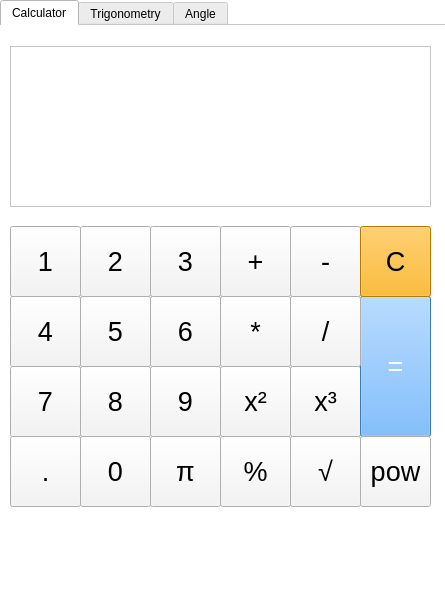
<?xml version="1.0" encoding="UTF-8"?>
<ui version="4.0">
 <class>MainWindow</class>
 <widget class="QMainWindow" name="MainWindow">
  <property name="enabled">
   <bool>true</bool>
  </property>
  <property name="geometry">
   <rect>
    <x>0</x>
    <y>0</y>
    <width>445</width>
    <height>600</height>
   </rect>
  </property>
  <property name="sizePolicy">
   <sizepolicy hsizetype="Fixed" vsizetype="Fixed">
    <horstretch>0</horstretch>
    <verstretch>0</verstretch>
   </sizepolicy>
  </property>
  <property name="minimumSize">
   <size>
    <width>445</width>
    <height>600</height>
   </size>
  </property>
  <property name="maximumSize">
   <size>
    <width>445</width>
    <height>600</height>
   </size>
  </property>
  <property name="windowTitle">
   <string>Calc</string>
  </property>
  <property name="windowIcon">
   <iconset>
    <normaloff>../build-letsgo-Desktop_Qt_6_3_1_MinGW_64_bit-Release/release/logoalc.PNG</normaloff>../build-letsgo-Desktop_Qt_6_3_1_MinGW_64_bit-Release/release/logoalc.PNG</iconset>
  </property>
  <property name="styleSheet">
   <string notr="true">background-color: rgb(255, 255, 255);</string>
  </property>
  <widget class="QWidget" name="centralwidget">
   <widget class="QTabWidget" name="tabWidget">
    <property name="geometry">
     <rect>
      <x>0</x>
      <y>0</y>
      <width>471</width>
      <height>661</height>
     </rect>
    </property>
    <property name="currentIndex">
     <number>0</number>
    </property>
    <property name="usesScrollButtons">
     <bool>true</bool>
    </property>
    <property name="documentMode">
     <bool>true</bool>
    </property>
    <widget class="QWidget" name="tab_3">
     <attribute name="title">
      <string>Calculator</string>
     </attribute>
     <widget class="QPushButton" name="pushButton_18">
      <property name="geometry">
       <rect>
        <x>290</x>
        <y>340</y>
        <width>71</width>
        <height>71</height>
       </rect>
      </property>
      <property name="font">
       <font>
        <pointsize>20</pointsize>
       </font>
      </property>
      <property name="styleSheet">
       <string notr="true">color: rgb(0, 0, 0);
background-color: rgb(244, 244, 244);
border-color: rgb(255, 43, 0);</string>
      </property>
      <property name="text">
       <string>x³</string>
      </property>
     </widget>
     <widget class="QPushButton" name="pushButton_11">
      <property name="geometry">
       <rect>
        <x>220</x>
        <y>200</y>
        <width>71</width>
        <height>71</height>
       </rect>
      </property>
      <property name="font">
       <font>
        <pointsize>20</pointsize>
       </font>
      </property>
      <property name="styleSheet">
       <string notr="true">color: rgb(0, 0, 0);
background-color: rgb(244, 244, 244);
border-color: rgb(255, 43, 0);</string>
      </property>
      <property name="text">
       <string>+</string>
      </property>
     </widget>
     <widget class="QPushButton" name="pushButton_21">
      <property name="geometry">
       <rect>
        <x>220</x>
        <y>410</y>
        <width>71</width>
        <height>71</height>
       </rect>
      </property>
      <property name="font">
       <font>
        <pointsize>20</pointsize>
       </font>
      </property>
      <property name="styleSheet">
       <string notr="true">color: rgb(0, 0, 0);
background-color: rgb(244, 244, 244);
border-color: rgb(255, 43, 0);</string>
      </property>
      <property name="text">
       <string>%</string>
      </property>
     </widget>
     <widget class="QPushButton" name="pushButton_12">
      <property name="geometry">
       <rect>
        <x>80</x>
        <y>410</y>
        <width>71</width>
        <height>71</height>
       </rect>
      </property>
      <property name="font">
       <font>
        <pointsize>20</pointsize>
       </font>
      </property>
      <property name="styleSheet">
       <string notr="true">color: rgb(0, 0, 0);
background-color: rgb(244, 244, 244);
border-color: rgb(255, 43, 0);</string>
      </property>
      <property name="text">
       <string>0</string>
      </property>
     </widget>
     <widget class="QPushButton" name="pushButton_5">
      <property name="geometry">
       <rect>
        <x>80</x>
        <y>340</y>
        <width>71</width>
        <height>71</height>
       </rect>
      </property>
      <property name="font">
       <font>
        <pointsize>20</pointsize>
       </font>
      </property>
      <property name="styleSheet">
       <string notr="true">color: rgb(0, 0, 0);
background-color: rgb(244, 244, 244);
border-color: rgb(255, 43, 0);</string>
      </property>
      <property name="text">
       <string>8</string>
      </property>
     </widget>
     <widget class="QPushButton" name="pushButton_8">
      <property name="geometry">
       <rect>
        <x>10</x>
        <y>340</y>
        <width>71</width>
        <height>71</height>
       </rect>
      </property>
      <property name="font">
       <font>
        <pointsize>20</pointsize>
       </font>
      </property>
      <property name="styleSheet">
       <string notr="true">color: rgb(0, 0, 0);
background-color: rgb(244, 244, 244);
border-color: rgb(255, 43, 0);</string>
      </property>
      <property name="text">
       <string>7</string>
      </property>
     </widget>
     <widget class="QPushButton" name="pushButton_19">
      <property name="geometry">
       <rect>
        <x>290</x>
        <y>410</y>
        <width>71</width>
        <height>71</height>
       </rect>
      </property>
      <property name="font">
       <font>
        <pointsize>20</pointsize>
       </font>
      </property>
      <property name="styleSheet">
       <string notr="true">color: rgb(0, 0, 0);
background-color: rgb(244, 244, 244);
border-color: rgb(255, 43, 0);</string>
      </property>
      <property name="text">
       <string>√</string>
      </property>
     </widget>
     <widget class="QPushButton" name="pushButton_2">
      <property name="geometry">
       <rect>
        <x>80</x>
        <y>200</y>
        <width>71</width>
        <height>71</height>
       </rect>
      </property>
      <property name="font">
       <font>
        <pointsize>20</pointsize>
       </font>
      </property>
      <property name="styleSheet">
       <string notr="true">color: rgb(0, 0, 0);
background-color: rgb(244, 244, 244);
border-color: rgb(255, 43, 0);</string>
      </property>
      <property name="text">
       <string>2</string>
      </property>
     </widget>
     <widget class="QPushButton" name="pushButton_17">
      <property name="geometry">
       <rect>
        <x>220</x>
        <y>340</y>
        <width>71</width>
        <height>71</height>
       </rect>
      </property>
      <property name="font">
       <font>
        <pointsize>20</pointsize>
       </font>
      </property>
      <property name="styleSheet">
       <string notr="true">color: rgb(0, 0, 0);
background-color: rgb(244, 244, 244);
border-color: rgb(255, 43, 0);</string>
      </property>
      <property name="text">
       <string>x²</string>
      </property>
     </widget>
     <widget class="QPushButton" name="pushButton">
      <property name="geometry">
       <rect>
        <x>10</x>
        <y>200</y>
        <width>71</width>
        <height>71</height>
       </rect>
      </property>
      <property name="font">
       <font>
        <pointsize>20</pointsize>
       </font>
      </property>
      <property name="styleSheet">
       <string notr="true">color: rgb(0, 0, 0);
background-color: rgb(244, 244, 244);
border-color: rgb(255, 43, 0);</string>
      </property>
      <property name="text">
       <string>1</string>
      </property>
     </widget>
     <widget class="QPushButton" name="pushButton_9">
      <property name="geometry">
       <rect>
        <x>290</x>
        <y>200</y>
        <width>71</width>
        <height>71</height>
       </rect>
      </property>
      <property name="font">
       <font>
        <pointsize>20</pointsize>
       </font>
      </property>
      <property name="styleSheet">
       <string notr="true">color: rgb(0, 0, 0);
background-color: rgb(244, 244, 244);
border-color: rgb(255, 43, 0);</string>
      </property>
      <property name="text">
       <string>-</string>
      </property>
     </widget>
     <widget class="QPushButton" name="pushButton_10">
      <property name="geometry">
       <rect>
        <x>150</x>
        <y>340</y>
        <width>71</width>
        <height>71</height>
       </rect>
      </property>
      <property name="font">
       <font>
        <pointsize>20</pointsize>
       </font>
      </property>
      <property name="styleSheet">
       <string notr="true">color: rgb(0, 0, 0);
background-color: rgb(244, 244, 244);
border-color: rgb(255, 43, 0);</string>
      </property>
      <property name="text">
       <string>9</string>
      </property>
     </widget>
     <widget class="QPushButton" name="pushButton_15">
      <property name="geometry">
       <rect>
        <x>360</x>
        <y>270</y>
        <width>71</width>
        <height>141</height>
       </rect>
      </property>
      <property name="font">
       <font>
        <pointsize>20</pointsize>
       </font>
      </property>
      <property name="styleSheet">
       <string notr="true">border-color: rgb(255, 43, 0);
color: rgb(255, 255, 255);
background-color: rgb(85, 170, 255);</string>
      </property>
      <property name="text">
       <string>=</string>
      </property>
     </widget>
     <widget class="QPushButton" name="pushButton_14">
      <property name="geometry">
       <rect>
        <x>220</x>
        <y>270</y>
        <width>71</width>
        <height>71</height>
       </rect>
      </property>
      <property name="font">
       <font>
        <pointsize>20</pointsize>
       </font>
      </property>
      <property name="styleSheet">
       <string notr="true">color: rgb(0, 0, 0);
background-color: rgb(244, 244, 244);
border-color: rgb(255, 43, 0);</string>
      </property>
      <property name="text">
       <string>*</string>
      </property>
     </widget>
     <widget class="QPushButton" name="pushButton_20">
      <property name="geometry">
       <rect>
        <x>10</x>
        <y>410</y>
        <width>71</width>
        <height>71</height>
       </rect>
      </property>
      <property name="font">
       <font>
        <pointsize>20</pointsize>
       </font>
      </property>
      <property name="styleSheet">
       <string notr="true">color: rgb(0, 0, 0);
background-color: rgb(244, 244, 244);
border-color: rgb(255, 43, 0);</string>
      </property>
      <property name="text">
       <string>.</string>
      </property>
     </widget>
     <widget class="QPushButton" name="pushButton_22">
      <property name="geometry">
       <rect>
        <x>150</x>
        <y>410</y>
        <width>71</width>
        <height>71</height>
       </rect>
      </property>
      <property name="font">
       <font>
        <pointsize>20</pointsize>
       </font>
      </property>
      <property name="styleSheet">
       <string notr="true">color: rgb(0, 0, 0);
background-color: rgb(244, 244, 244);
border-color: rgb(255, 43, 0);</string>
      </property>
      <property name="text">
       <string>π</string>
      </property>
     </widget>
     <widget class="QPushButton" name="pushButton_13">
      <property name="geometry">
       <rect>
        <x>290</x>
        <y>270</y>
        <width>71</width>
        <height>71</height>
       </rect>
      </property>
      <property name="font">
       <font>
        <pointsize>20</pointsize>
       </font>
      </property>
      <property name="styleSheet">
       <string notr="true">color: rgb(0, 0, 0);
background-color: rgb(244, 244, 244);
border-color: rgb(255, 43, 0);</string>
      </property>
      <property name="text">
       <string>/</string>
      </property>
     </widget>
     <widget class="QPushButton" name="pushButton_6">
      <property name="geometry">
       <rect>
        <x>80</x>
        <y>270</y>
        <width>71</width>
        <height>71</height>
       </rect>
      </property>
      <property name="font">
       <font>
        <pointsize>20</pointsize>
       </font>
      </property>
      <property name="styleSheet">
       <string notr="true">color: rgb(0, 0, 0);
background-color: rgb(244, 244, 244);
border-color: rgb(255, 43, 0);</string>
      </property>
      <property name="text">
       <string>5</string>
      </property>
     </widget>
     <widget class="QPushButton" name="pushButton_16">
      <property name="geometry">
       <rect>
        <x>360</x>
        <y>200</y>
        <width>71</width>
        <height>71</height>
       </rect>
      </property>
      <property name="font">
       <font>
        <pointsize>20</pointsize>
       </font>
      </property>
      <property name="styleSheet">
       <string notr="true">color: rgb(0, 0, 0);
border-color: rgb(255, 43, 0);
background-color: rgb(255, 170, 0);</string>
      </property>
      <property name="text">
       <string>C</string>
      </property>
     </widget>
     <widget class="QTextEdit" name="textEdit">
      <property name="geometry">
       <rect>
        <x>10</x>
        <y>20</y>
        <width>421</width>
        <height>161</height>
       </rect>
      </property>
      <property name="font">
       <font>
        <pointsize>26</pointsize>
       </font>
      </property>
      <property name="styleSheet">
       <string notr="true">background-color: rgb(255, 255, 255);
color: rgb(2, 2, 2);</string>
      </property>
     </widget>
     <widget class="QPushButton" name="pushButton_7">
      <property name="geometry">
       <rect>
        <x>150</x>
        <y>270</y>
        <width>71</width>
        <height>71</height>
       </rect>
      </property>
      <property name="font">
       <font>
        <pointsize>20</pointsize>
       </font>
      </property>
      <property name="styleSheet">
       <string notr="true">color: rgb(0, 0, 0);
background-color: rgb(244, 244, 244);
border-color: rgb(255, 43, 0);</string>
      </property>
      <property name="text">
       <string>6</string>
      </property>
     </widget>
     <widget class="QPushButton" name="pushButton_4">
      <property name="geometry">
       <rect>
        <x>10</x>
        <y>270</y>
        <width>71</width>
        <height>71</height>
       </rect>
      </property>
      <property name="font">
       <font>
        <pointsize>20</pointsize>
       </font>
      </property>
      <property name="styleSheet">
       <string notr="true">color: rgb(0, 0, 0);
background-color: rgb(244, 244, 244);
border-color: rgb(255, 43, 0);</string>
      </property>
      <property name="text">
       <string>4</string>
      </property>
     </widget>
     <widget class="QPushButton" name="pushButton_3">
      <property name="geometry">
       <rect>
        <x>150</x>
        <y>200</y>
        <width>71</width>
        <height>71</height>
       </rect>
      </property>
      <property name="font">
       <font>
        <pointsize>20</pointsize>
       </font>
      </property>
      <property name="styleSheet">
       <string notr="true">color: rgb(0, 0, 0);
background-color: rgb(244, 244, 244);
border-color: rgb(255, 43, 0);</string>
      </property>
      <property name="text">
       <string>3</string>
      </property>
     </widget>
     <widget class="QPushButton" name="pushButton_26">
      <property name="geometry">
       <rect>
        <x>360</x>
        <y>410</y>
        <width>71</width>
        <height>71</height>
       </rect>
      </property>
      <property name="font">
       <font>
        <pointsize>20</pointsize>
       </font>
      </property>
      <property name="styleSheet">
       <string notr="true">color: rgb(0, 0, 0);
background-color: rgb(244, 244, 244);
border-color: rgb(255, 43, 0);</string>
      </property>
      <property name="text">
       <string>pow</string>
      </property>
     </widget>
    </widget>
    <widget class="QWidget" name="tab_4">
     <attribute name="title">
      <string>Trigonometry</string>
     </attribute>
     <widget class="QTextEdit" name="textEdit_2">
      <property name="geometry">
       <rect>
        <x>10</x>
        <y>10</y>
        <width>421</width>
        <height>161</height>
       </rect>
      </property>
      <property name="font">
       <font>
        <pointsize>26</pointsize>
       </font>
      </property>
      <property name="styleSheet">
       <string notr="true">color: rgb(0, 0, 0);</string>
      </property>
     </widget>
     <widget class="QPushButton" name="pushButton_23">
      <property name="geometry">
       <rect>
        <x>220</x>
        <y>260</y>
        <width>211</width>
        <height>71</height>
       </rect>
      </property>
      <property name="font">
       <font>
        <family>Segoe UI</family>
        <pointsize>20</pointsize>
        <italic>false</italic>
       </font>
      </property>
      <property name="styleSheet">
       <string notr="true">color: rgb(0, 0, 0);
background-color: rgb(244, 244, 244);
border-color: rgb(255, 43, 0);</string>
      </property>
      <property name="text">
       <string>sin(rad)</string>
      </property>
     </widget>
     <widget class="QPushButton" name="pushButton_24">
      <property name="geometry">
       <rect>
        <x>220</x>
        <y>400</y>
        <width>211</width>
        <height>71</height>
       </rect>
      </property>
      <property name="font">
       <font>
        <family>Segoe UI</family>
        <pointsize>20</pointsize>
        <italic>false</italic>
       </font>
      </property>
      <property name="styleSheet">
       <string notr="true">color: rgb(0, 0, 0);
background-color: rgb(244, 244, 244);
border-color: rgb(255, 43, 0);</string>
      </property>
      <property name="text">
       <string>cos(rad)</string>
      </property>
     </widget>
     <widget class="QPushButton" name="pushButton_25">
      <property name="geometry">
       <rect>
        <x>220</x>
        <y>470</y>
        <width>211</width>
        <height>71</height>
       </rect>
      </property>
      <property name="font">
       <font>
        <family>Segoe UI</family>
        <pointsize>20</pointsize>
        <italic>false</italic>
       </font>
      </property>
      <property name="styleSheet">
       <string notr="true">color: rgb(0, 0, 0);
background-color: rgb(244, 244, 244);
border-color: rgb(255, 43, 0);</string>
      </property>
      <property name="text">
       <string>tan(rad)</string>
      </property>
     </widget>
     <widget class="QPushButton" name="pushButton_27">
      <property name="geometry">
       <rect>
        <x>220</x>
        <y>190</y>
        <width>211</width>
        <height>71</height>
       </rect>
      </property>
      <property name="font">
       <font>
        <family>Segoe UI</family>
        <pointsize>20</pointsize>
        <italic>false</italic>
       </font>
      </property>
      <property name="styleSheet">
       <string notr="true">color: rgb(0, 0, 0);
background-color: rgb(244, 244, 244);
border-color: rgb(255, 43, 0);</string>
      </property>
      <property name="text">
       <string>cosec(rad)</string>
      </property>
     </widget>
     <widget class="QPushButton" name="pushButton_28">
      <property name="geometry">
       <rect>
        <x>80</x>
        <y>470</y>
        <width>141</width>
        <height>71</height>
       </rect>
      </property>
      <property name="font">
       <font>
        <family>Segoe UI</family>
        <pointsize>20</pointsize>
        <italic>false</italic>
       </font>
      </property>
      <property name="styleSheet">
       <string notr="true">color: rgb(0, 0, 0);
background-color: rgb(244, 244, 244);
border-color: rgb(255, 43, 0);</string>
      </property>
      <property name="text">
       <string>cot(rad)</string>
      </property>
     </widget>
     <widget class="QPushButton" name="pushButton_29">
      <property name="geometry">
       <rect>
        <x>220</x>
        <y>330</y>
        <width>211</width>
        <height>71</height>
       </rect>
      </property>
      <property name="font">
       <font>
        <family>Segoe UI</family>
        <pointsize>20</pointsize>
        <italic>false</italic>
       </font>
      </property>
      <property name="styleSheet">
       <string notr="true">color: rgb(0, 0, 0);
background-color: rgb(244, 244, 244);
border-color: rgb(255, 43, 0);</string>
      </property>
      <property name="text">
       <string>sec(rad)</string>
      </property>
     </widget>
     <widget class="QPushButton" name="pushButton_59">
      <property name="geometry">
       <rect>
        <x>10</x>
        <y>260</y>
        <width>71</width>
        <height>71</height>
       </rect>
      </property>
      <property name="font">
       <font>
        <pointsize>20</pointsize>
       </font>
      </property>
      <property name="styleSheet">
       <string notr="true">color: rgb(0, 0, 0);
background-color: rgb(244, 244, 244);
border-color: rgb(255, 43, 0);</string>
      </property>
      <property name="text">
       <string>4</string>
      </property>
     </widget>
     <widget class="QPushButton" name="pushButton_60">
      <property name="geometry">
       <rect>
        <x>10</x>
        <y>330</y>
        <width>71</width>
        <height>71</height>
       </rect>
      </property>
      <property name="font">
       <font>
        <pointsize>20</pointsize>
       </font>
      </property>
      <property name="styleSheet">
       <string notr="true">color: rgb(0, 0, 0);
background-color: rgb(244, 244, 244);
border-color: rgb(255, 43, 0);</string>
      </property>
      <property name="text">
       <string>7</string>
      </property>
     </widget>
     <widget class="QPushButton" name="pushButton_61">
      <property name="geometry">
       <rect>
        <x>150</x>
        <y>190</y>
        <width>71</width>
        <height>71</height>
       </rect>
      </property>
      <property name="font">
       <font>
        <pointsize>20</pointsize>
       </font>
      </property>
      <property name="styleSheet">
       <string notr="true">color: rgb(0, 0, 0);
background-color: rgb(244, 244, 244);
border-color: rgb(255, 43, 0);</string>
      </property>
      <property name="text">
       <string>3</string>
      </property>
     </widget>
     <widget class="QPushButton" name="pushButton_62">
      <property name="geometry">
       <rect>
        <x>80</x>
        <y>190</y>
        <width>71</width>
        <height>71</height>
       </rect>
      </property>
      <property name="font">
       <font>
        <pointsize>20</pointsize>
       </font>
      </property>
      <property name="styleSheet">
       <string notr="true">color: rgb(0, 0, 0);
background-color: rgb(244, 244, 244);
border-color: rgb(255, 43, 0);</string>
      </property>
      <property name="text">
       <string>2</string>
      </property>
     </widget>
     <widget class="QPushButton" name="pushButton_63">
      <property name="geometry">
       <rect>
        <x>150</x>
        <y>260</y>
        <width>71</width>
        <height>71</height>
       </rect>
      </property>
      <property name="font">
       <font>
        <pointsize>20</pointsize>
       </font>
      </property>
      <property name="styleSheet">
       <string notr="true">color: rgb(0, 0, 0);
background-color: rgb(244, 244, 244);
border-color: rgb(255, 43, 0);</string>
      </property>
      <property name="text">
       <string>6</string>
      </property>
     </widget>
     <widget class="QPushButton" name="pushButton_64">
      <property name="geometry">
       <rect>
        <x>80</x>
        <y>400</y>
        <width>71</width>
        <height>71</height>
       </rect>
      </property>
      <property name="font">
       <font>
        <pointsize>20</pointsize>
       </font>
      </property>
      <property name="styleSheet">
       <string notr="true">color: rgb(0, 0, 0);
background-color: rgb(244, 244, 244);
border-color: rgb(255, 43, 0);</string>
      </property>
      <property name="text">
       <string>0</string>
      </property>
     </widget>
     <widget class="QPushButton" name="pushButton_67">
      <property name="geometry">
       <rect>
        <x>80</x>
        <y>330</y>
        <width>71</width>
        <height>71</height>
       </rect>
      </property>
      <property name="font">
       <font>
        <pointsize>20</pointsize>
       </font>
      </property>
      <property name="styleSheet">
       <string notr="true">color: rgb(0, 0, 0);
background-color: rgb(244, 244, 244);
border-color: rgb(255, 43, 0);</string>
      </property>
      <property name="text">
       <string>8</string>
      </property>
     </widget>
     <widget class="QPushButton" name="pushButton_68">
      <property name="geometry">
       <rect>
        <x>10</x>
        <y>190</y>
        <width>71</width>
        <height>71</height>
       </rect>
      </property>
      <property name="font">
       <font>
        <pointsize>20</pointsize>
       </font>
      </property>
      <property name="styleSheet">
       <string notr="true">color: rgb(0, 0, 0);
background-color: rgb(244, 244, 244);
border-color: rgb(255, 43, 0);</string>
      </property>
      <property name="text">
       <string>1</string>
      </property>
     </widget>
     <widget class="QPushButton" name="pushButton_69">
      <property name="geometry">
       <rect>
        <x>150</x>
        <y>330</y>
        <width>71</width>
        <height>71</height>
       </rect>
      </property>
      <property name="font">
       <font>
        <pointsize>20</pointsize>
       </font>
      </property>
      <property name="styleSheet">
       <string notr="true">color: rgb(0, 0, 0);
background-color: rgb(244, 244, 244);
border-color: rgb(255, 43, 0);</string>
      </property>
      <property name="text">
       <string>9</string>
      </property>
     </widget>
     <widget class="QPushButton" name="pushButton_70">
      <property name="geometry">
       <rect>
        <x>80</x>
        <y>260</y>
        <width>71</width>
        <height>71</height>
       </rect>
      </property>
      <property name="font">
       <font>
        <pointsize>20</pointsize>
       </font>
      </property>
      <property name="styleSheet">
       <string notr="true">color: rgb(0, 0, 0);
background-color: rgb(244, 244, 244);
border-color: rgb(255, 43, 0);</string>
      </property>
      <property name="text">
       <string>5</string>
      </property>
     </widget>
     <widget class="QPushButton" name="pushButton_71">
      <property name="geometry">
       <rect>
        <x>150</x>
        <y>400</y>
        <width>71</width>
        <height>71</height>
       </rect>
      </property>
      <property name="font">
       <font>
        <pointsize>20</pointsize>
       </font>
      </property>
      <property name="styleSheet">
       <string notr="true">color: rgb(0, 0, 0);
background-color: rgb(244, 244, 244);
border-color: rgb(255, 43, 0);</string>
      </property>
      <property name="text">
       <string>π</string>
      </property>
     </widget>
     <widget class="QPushButton" name="pushButton_72">
      <property name="geometry">
       <rect>
        <x>10</x>
        <y>400</y>
        <width>71</width>
        <height>141</height>
       </rect>
      </property>
      <property name="font">
       <font>
        <pointsize>20</pointsize>
       </font>
      </property>
      <property name="styleSheet">
       <string notr="true">color: rgb(0, 0, 0);
border-color: rgb(255, 43, 0);
background-color: rgb(255, 170, 0);</string>
      </property>
      <property name="text">
       <string>C</string>
      </property>
     </widget>
    </widget>
    <widget class="QWidget" name="tab">
     <attribute name="title">
      <string>Angle</string>
     </attribute>
     <widget class="QPushButton" name="pushButton_66">
      <property name="geometry">
       <rect>
        <x>10</x>
        <y>260</y>
        <width>141</width>
        <height>71</height>
       </rect>
      </property>
      <property name="font">
       <font>
        <pointsize>20</pointsize>
       </font>
      </property>
      <property name="styleSheet">
       <string notr="true">color: rgb(0, 0, 0);
background-color: rgb(244, 244, 244);
border-color: rgb(255, 43, 0);</string>
      </property>
      <property name="text">
       <string>4</string>
      </property>
     </widget>
     <widget class="QPushButton" name="pushButton_73">
      <property name="geometry">
       <rect>
        <x>150</x>
        <y>260</y>
        <width>141</width>
        <height>71</height>
       </rect>
      </property>
      <property name="font">
       <font>
        <pointsize>20</pointsize>
       </font>
      </property>
      <property name="styleSheet">
       <string notr="true">color: rgb(0, 0, 0);
background-color: rgb(244, 244, 244);
border-color: rgb(255, 43, 0);</string>
      </property>
      <property name="text">
       <string>5</string>
      </property>
     </widget>
     <widget class="QPushButton" name="pushButton_74">
      <property name="geometry">
       <rect>
        <x>290</x>
        <y>260</y>
        <width>141</width>
        <height>71</height>
       </rect>
      </property>
      <property name="font">
       <font>
        <pointsize>20</pointsize>
       </font>
      </property>
      <property name="styleSheet">
       <string notr="true">color: rgb(0, 0, 0);
background-color: rgb(244, 244, 244);
border-color: rgb(255, 43, 0);</string>
      </property>
      <property name="text">
       <string>6</string>
      </property>
     </widget>
     <widget class="QPushButton" name="pushButton_75">
      <property name="geometry">
       <rect>
        <x>290</x>
        <y>190</y>
        <width>141</width>
        <height>71</height>
       </rect>
      </property>
      <property name="font">
       <font>
        <pointsize>20</pointsize>
       </font>
      </property>
      <property name="styleSheet">
       <string notr="true">color: rgb(0, 0, 0);
background-color: rgb(244, 244, 244);
border-color: rgb(255, 43, 0);</string>
      </property>
      <property name="text">
       <string>3</string>
      </property>
     </widget>
     <widget class="QPushButton" name="pushButton_77">
      <property name="geometry">
       <rect>
        <x>10</x>
        <y>330</y>
        <width>141</width>
        <height>71</height>
       </rect>
      </property>
      <property name="font">
       <font>
        <pointsize>20</pointsize>
       </font>
      </property>
      <property name="styleSheet">
       <string notr="true">color: rgb(0, 0, 0);
background-color: rgb(244, 244, 244);
border-color: rgb(255, 43, 0);</string>
      </property>
      <property name="text">
       <string>7</string>
      </property>
     </widget>
     <widget class="QPushButton" name="pushButton_78">
      <property name="geometry">
       <rect>
        <x>10</x>
        <y>190</y>
        <width>141</width>
        <height>71</height>
       </rect>
      </property>
      <property name="font">
       <font>
        <pointsize>20</pointsize>
       </font>
      </property>
      <property name="styleSheet">
       <string notr="true">color: rgb(0, 0, 0);
background-color: rgb(244, 244, 244);
border-color: rgb(255, 43, 0);</string>
      </property>
      <property name="text">
       <string>1</string>
      </property>
     </widget>
     <widget class="QPushButton" name="pushButton_79">
      <property name="geometry">
       <rect>
        <x>150</x>
        <y>190</y>
        <width>141</width>
        <height>71</height>
       </rect>
      </property>
      <property name="font">
       <font>
        <pointsize>20</pointsize>
       </font>
      </property>
      <property name="styleSheet">
       <string notr="true">color: rgb(0, 0, 0);
background-color: rgb(244, 244, 244);
border-color: rgb(255, 43, 0);</string>
      </property>
      <property name="text">
       <string>2</string>
      </property>
     </widget>
     <widget class="QPushButton" name="pushButton_80">
      <property name="geometry">
       <rect>
        <x>10</x>
        <y>400</y>
        <width>141</width>
        <height>71</height>
       </rect>
      </property>
      <property name="font">
       <font>
        <pointsize>20</pointsize>
       </font>
      </property>
      <property name="styleSheet">
       <string notr="true">color: rgb(0, 0, 0);
background-color: rgb(244, 244, 244);
border-color: rgb(255, 43, 0);</string>
      </property>
      <property name="text">
       <string>0</string>
      </property>
     </widget>
     <widget class="QPushButton" name="pushButton_81">
      <property name="geometry">
       <rect>
        <x>150</x>
        <y>330</y>
        <width>141</width>
        <height>71</height>
       </rect>
      </property>
      <property name="font">
       <font>
        <pointsize>20</pointsize>
       </font>
      </property>
      <property name="styleSheet">
       <string notr="true">color: rgb(0, 0, 0);
background-color: rgb(244, 244, 244);
border-color: rgb(255, 43, 0);</string>
      </property>
      <property name="text">
       <string>8</string>
      </property>
     </widget>
     <widget class="QPushButton" name="pushButton_82">
      <property name="geometry">
       <rect>
        <x>290</x>
        <y>330</y>
        <width>141</width>
        <height>71</height>
       </rect>
      </property>
      <property name="font">
       <font>
        <pointsize>20</pointsize>
       </font>
      </property>
      <property name="styleSheet">
       <string notr="true">color: rgb(0, 0, 0);
background-color: rgb(244, 244, 244);
border-color: rgb(255, 43, 0);</string>
      </property>
      <property name="text">
       <string>9</string>
      </property>
     </widget>
     <widget class="QComboBox" name="comboBox">
      <property name="geometry">
       <rect>
        <x>10</x>
        <y>70</y>
        <width>69</width>
        <height>22</height>
       </rect>
      </property>
      <item>
       <property name="text">
        <string>Degrees</string>
       </property>
      </item>
      <item>
       <property name="text">
        <string>Radian</string>
       </property>
      </item>
     </widget>
     <widget class="QComboBox" name="comboBox_2">
      <property name="geometry">
       <rect>
        <x>10</x>
        <y>150</y>
        <width>69</width>
        <height>22</height>
       </rect>
      </property>
      <item>
       <property name="text">
        <string>Radian</string>
       </property>
      </item>
      <item>
       <property name="text">
        <string>Degrees</string>
       </property>
      </item>
     </widget>
     <widget class="QPushButton" name="pushButton_83">
      <property name="geometry">
       <rect>
        <x>290</x>
        <y>400</y>
        <width>141</width>
        <height>71</height>
       </rect>
      </property>
      <property name="font">
       <font>
        <pointsize>20</pointsize>
       </font>
      </property>
      <property name="styleSheet">
       <string notr="true">color: rgb(0, 0, 0);
background-color: rgb(244, 244, 244);
border-color: rgb(255, 43, 0);</string>
      </property>
      <property name="text">
       <string>C</string>
      </property>
     </widget>
     <widget class="QPushButton" name="pushButton_84">
      <property name="geometry">
       <rect>
        <x>150</x>
        <y>400</y>
        <width>141</width>
        <height>71</height>
       </rect>
      </property>
      <property name="font">
       <font>
        <pointsize>20</pointsize>
       </font>
      </property>
      <property name="styleSheet">
       <string notr="true">background-color: rgb(101, 183, 255);
color: rgb(255, 255, 255);</string>
      </property>
      <property name="text">
       <string>Convert</string>
      </property>
     </widget>
     <widget class="QLineEdit" name="lineEdit">
      <property name="geometry">
       <rect>
        <x>10</x>
        <y>21</y>
        <width>421</width>
        <height>41</height>
       </rect>
      </property>
      <property name="font">
       <font>
        <pointsize>12</pointsize>
       </font>
      </property>
     </widget>
     <widget class="QLineEdit" name="lineEdit_2">
      <property name="geometry">
       <rect>
        <x>10</x>
        <y>100</y>
        <width>421</width>
        <height>41</height>
       </rect>
      </property>
      <property name="font">
       <font>
        <pointsize>12</pointsize>
       </font>
      </property>
     </widget>
    </widget>
   </widget>
  </widget>
  <widget class="QStatusBar" name="statusbar"/>
  <action name="actionAbout">
   <property name="text">
    <string>About</string>
   </property>
  </action>
 </widget>
 <resources/>
 <connections/>
</ui>
